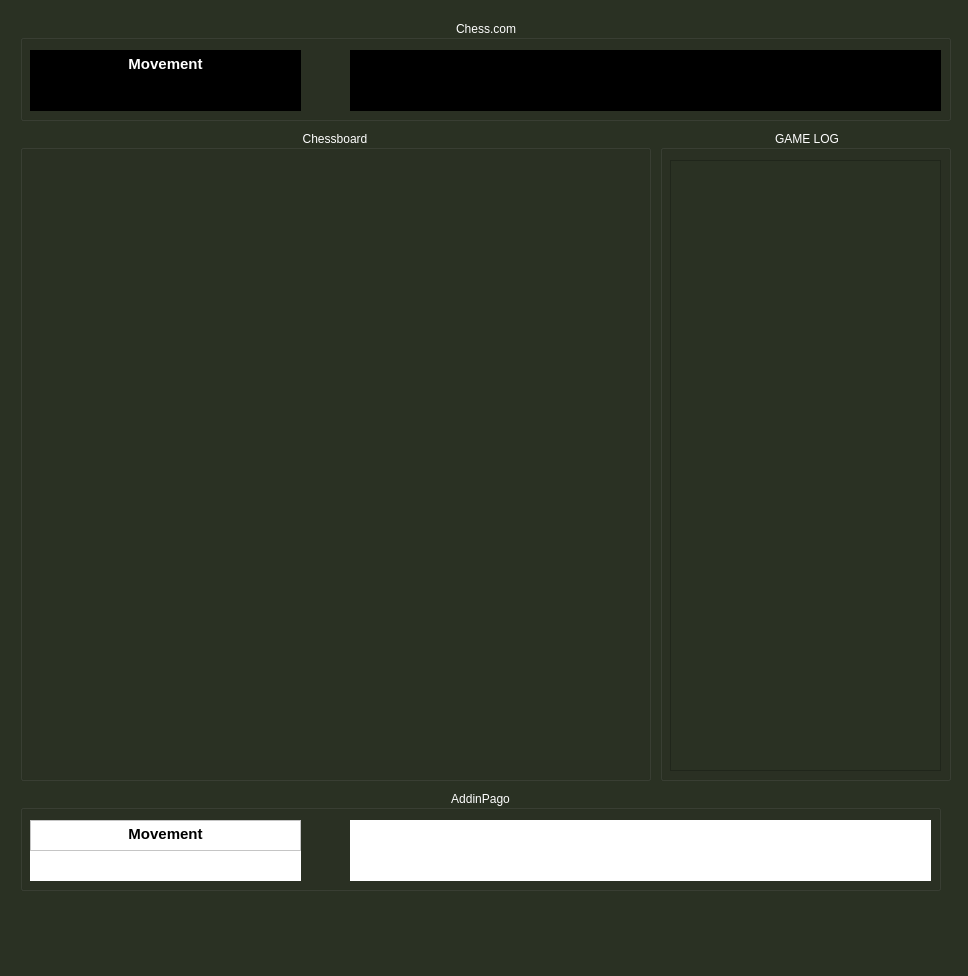
<?xml version="1.0" encoding="UTF-8"?>
<ui version="4.0">
 <class>Dialog</class>
 <widget class="QDialog" name="Dialog">
  <property name="geometry">
   <rect>
    <x>0</x>
    <y>0</y>
    <width>968</width>
    <height>976</height>
   </rect>
  </property>
  <property name="windowTitle">
   <string>Dialog</string>
  </property>
  <property name="styleSheet">
   <string notr="true">background-color: rgb(42, 49, 35);</string>
  </property>
  <widget class="QGroupBox" name="groupBox">
   <property name="geometry">
    <rect>
     <x>660</x>
     <y>130</y>
     <width>291</width>
     <height>651</height>
    </rect>
   </property>
   <property name="styleSheet">
    <string notr="true">color: rgb(255, 255, 255);
border-color: rgb(0, 0, 0);</string>
   </property>
   <property name="title">
    <string>GAME LOG</string>
   </property>
   <property name="alignment">
    <set>Qt::AlignCenter</set>
   </property>
   <widget class="QScrollArea" name="scrollArea">
    <property name="geometry">
     <rect>
      <x>10</x>
      <y>30</y>
      <width>271</width>
      <height>611</height>
     </rect>
    </property>
    <property name="widgetResizable">
     <bool>true</bool>
    </property>
    <widget class="QWidget" name="scrollAreaWidgetContents">
     <property name="geometry">
      <rect>
       <x>0</x>
       <y>0</y>
       <width>269</width>
       <height>609</height>
      </rect>
     </property>
     <widget class="QLabel" name="gamehistory">
      <property name="geometry">
       <rect>
        <x>0</x>
        <y>0</y>
        <width>251</width>
        <height>591</height>
       </rect>
      </property>
      <property name="text">
       <string/>
      </property>
      <property name="alignment">
       <set>Qt::AlignHCenter|Qt::AlignTop</set>
      </property>
     </widget>
    </widget>
   </widget>
  </widget>
  <widget class="QGroupBox" name="groupBox_2">
   <property name="geometry">
    <rect>
     <x>20</x>
     <y>130</y>
     <width>631</width>
     <height>651</height>
    </rect>
   </property>
   <property name="styleSheet">
    <string notr="true">color: rgb(255, 255, 255);
border-color: rgb(0, 0, 0);</string>
   </property>
   <property name="title">
    <string>Chessboard</string>
   </property>
   <property name="alignment">
    <set>Qt::AlignCenter</set>
   </property>
   <widget class="QLabel" name="chessScreen">
    <property name="geometry">
     <rect>
      <x>20</x>
      <y>50</y>
      <width>580</width>
      <height>580</height>
     </rect>
    </property>
    <property name="text">
     <string/>
    </property>
   </widget>
  </widget>
  <widget class="QGroupBox" name="groupBox_3">
   <property name="geometry">
    <rect>
     <x>20</x>
     <y>20</y>
     <width>931</width>
     <height>101</height>
    </rect>
   </property>
   <property name="styleSheet">
    <string notr="true">color: rgb(255, 255, 255);
border-color: rgb(0, 0, 0);</string>
   </property>
   <property name="title">
    <string>Chess.com</string>
   </property>
   <property name="alignment">
    <set>Qt::AlignCenter</set>
   </property>
   <widget class="QLabel" name="compmove">
    <property name="geometry">
     <rect>
      <x>10</x>
      <y>60</y>
      <width>271</width>
      <height>31</height>
     </rect>
    </property>
    <property name="styleSheet">
     <string notr="true">background-color: rgb(0, 0, 0);
border-color: rgb(0, 0, 0);
color: rgb(255, 255, 255);</string>
    </property>
    <property name="text">
     <string/>
    </property>
    <property name="alignment">
     <set>Qt::AlignCenter</set>
    </property>
   </widget>
   <widget class="QTextEdit" name="textEdit_4">
    <property name="geometry">
     <rect>
      <x>10</x>
      <y>30</y>
      <width>271</width>
      <height>31</height>
     </rect>
    </property>
    <property name="styleSheet">
     <string notr="true">background-color: rgb(0, 0, 0);
border-color: rgb(0, 0, 0);</string>
    </property>
    <property name="html">
     <string>&lt;!DOCTYPE HTML PUBLIC &quot;-//W3C//DTD HTML 4.0//EN&quot; &quot;http://www.w3.org/TR/REC-html40/strict.dtd&quot;&gt;
&lt;html&gt;&lt;head&gt;&lt;meta name=&quot;qrichtext&quot; content=&quot;1&quot; /&gt;&lt;style type=&quot;text/css&quot;&gt;
p, li { white-space: pre-wrap; }
&lt;/style&gt;&lt;/head&gt;&lt;body style=&quot; font-family:'Ubuntu'; font-size:11pt; font-weight:400; font-style:normal;&quot;&gt;
&lt;p align=&quot;center&quot; style=&quot; margin-top:0px; margin-bottom:0px; margin-left:0px; margin-right:0px; -qt-block-indent:0; text-indent:0px;&quot;&gt;&lt;span style=&quot; font-weight:600;&quot;&gt;Movement&lt;/span&gt;&lt;/p&gt;&lt;/body&gt;&lt;/html&gt;</string>
    </property>
   </widget>
   <widget class="QLabel" name="blackpieces">
    <property name="geometry">
     <rect>
      <x>330</x>
      <y>30</y>
      <width>591</width>
      <height>61</height>
     </rect>
    </property>
    <property name="styleSheet">
     <string notr="true">background-color: rgb(0,0,0);
color: rgb(255, 255, 255);</string>
    </property>
    <property name="text">
     <string/>
    </property>
   </widget>
  </widget>
  <widget class="QGroupBox" name="groupBox_4">
   <property name="geometry">
    <rect>
     <x>20</x>
     <y>790</y>
     <width>921</width>
     <height>101</height>
    </rect>
   </property>
   <property name="styleSheet">
    <string notr="true">color: rgb(255, 255, 255);
border-color: rgb(0, 0, 0);</string>
   </property>
   <property name="title">
    <string>AddinPago</string>
   </property>
   <property name="alignment">
    <set>Qt::AlignCenter</set>
   </property>
   <widget class="QLabel" name="mymove">
    <property name="geometry">
     <rect>
      <x>10</x>
      <y>60</y>
      <width>271</width>
      <height>31</height>
     </rect>
    </property>
    <property name="styleSheet">
     <string notr="true">color: rgb(0, 0, 0);
border-color: rgb(255, 255, 255);
background-color: rgb(255, 255, 255);</string>
    </property>
    <property name="text">
     <string/>
    </property>
    <property name="alignment">
     <set>Qt::AlignCenter</set>
    </property>
   </widget>
   <widget class="QTextEdit" name="textEdit_2">
    <property name="geometry">
     <rect>
      <x>10</x>
      <y>30</y>
      <width>271</width>
      <height>31</height>
     </rect>
    </property>
    <property name="styleSheet">
     <string notr="true">background-color: rgb(255, 255, 255);
border-color: rgb(255, 255, 255);
color: rgb(0, 0, 0);</string>
    </property>
    <property name="html">
     <string>&lt;!DOCTYPE HTML PUBLIC &quot;-//W3C//DTD HTML 4.0//EN&quot; &quot;http://www.w3.org/TR/REC-html40/strict.dtd&quot;&gt;
&lt;html&gt;&lt;head&gt;&lt;meta name=&quot;qrichtext&quot; content=&quot;1&quot; /&gt;&lt;style type=&quot;text/css&quot;&gt;
p, li { white-space: pre-wrap; }
&lt;/style&gt;&lt;/head&gt;&lt;body style=&quot; font-family:'Ubuntu'; font-size:11pt; font-weight:400; font-style:normal;&quot;&gt;
&lt;p align=&quot;center&quot; style=&quot; margin-top:0px; margin-bottom:0px; margin-left:0px; margin-right:0px; -qt-block-indent:0; text-indent:0px;&quot;&gt;&lt;span style=&quot; font-weight:600;&quot;&gt;Movement&lt;/span&gt;&lt;/p&gt;&lt;/body&gt;&lt;/html&gt;</string>
    </property>
   </widget>
   <widget class="QLabel" name="whitepieces">
    <property name="geometry">
     <rect>
      <x>330</x>
      <y>30</y>
      <width>581</width>
      <height>61</height>
     </rect>
    </property>
    <property name="styleSheet">
     <string notr="true">background-color: rgb(255,255,255);
color: rgb(0, 0, 0);</string>
    </property>
    <property name="text">
     <string/>
    </property>
    <property name="alignment">
     <set>Qt::AlignLeading|Qt::AlignLeft|Qt::AlignTop</set>
    </property>
   </widget>
  </widget>
 </widget>
 <resources/>
 <connections/>
</ui>
